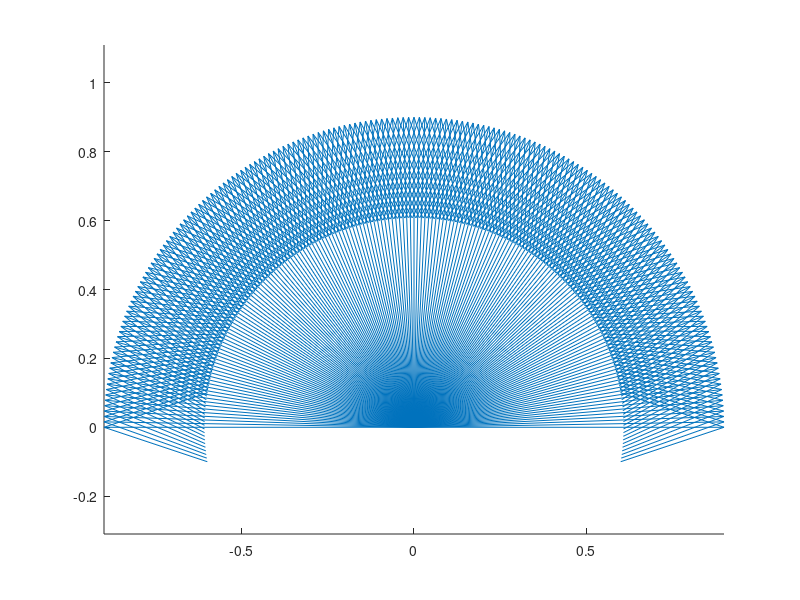
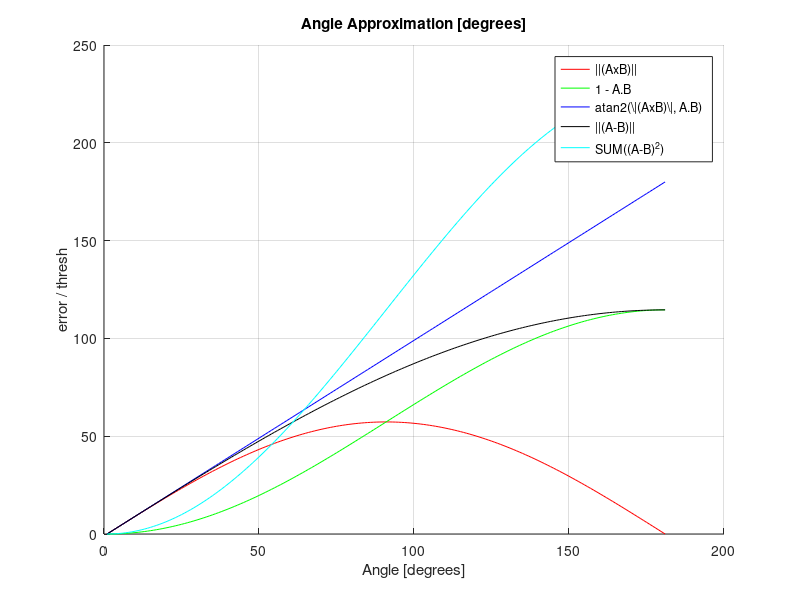

The MATLAB script that drew these images, in order: (Note: this script raises an error after producing the figures.)
[x,y] = pol2cart(deg2rad(0:180), 1);
bv = [x; y; zeros(1,size(x,2))]';

figure(1); clf; hold on;
quiver(zeros(size(x,2),1), zeros(size(x,2),1), x', y');
axis equal;



e = []
for i = 1:size(bv,1)
    c=norm(cross(bv(1,:), bv(i,:)));
    d=1-dot(bv(1,:), bv(i,:)); 
%     m=1-bv(1,:)* bv(i,:)';
    a= atan2(norm(cross(bv(1,:), bv(i,:))), dot(bv(1,:), bv(i,:)));
    n= norm(bv(1,:) - bv(i,:));
    s=sum((bv(1,:) - bv(i,:)).^2);
        
    e = [e; c d a n s];
end

e = rad2deg(e);

figure(2); clf; hold on; grid on; title('Angle Approximation [degrees]'); xlabel('Angle [degrees]'), ylabel('error / thresh');
plot(e(:,1),'r');
plot(e(:,2),'g');
plot(e(:,3),'b');
plot(e(:,4),'k');
plot(e(:,5),'c');
% plot(e(:,6),'m');
% 
% px_width = 720;
% fov      = deg2rad(110);
% f_px = (px_width/2)/tan(fov/2)
% 
% plot(1.0 - cos(atan((0:180)./f_px)),':r.');
legend('||(AxB)||', '1 - A.B', 'atan2(\|(AxB)\|, A.B)', '||(A-B)||', 'SUM((A-B)^2)')

matlab2tikz('bvCompare.tikz', 'height', '\figureheight', 'width', '\figurewidth');

xlim([0 180]);
% pixels to degree

